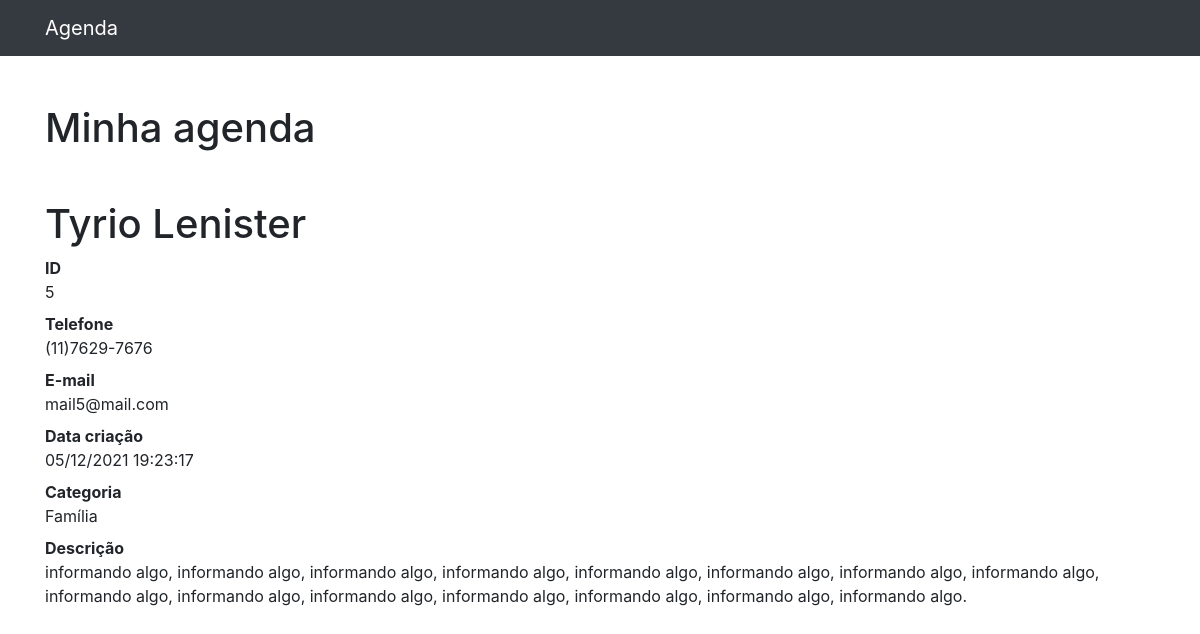
The page /5 on the database its author committed.
### contato/models.py (models this page shows, shortened)
class ContatoDj(models.Model):
    nome = models.CharField(max_length=255)
    sobreNome = models.CharField(max_length=255, blank=True)
    telefone = models.CharField(max_length=255)
    email = models.CharField(max_length=255, blank=True)
    data_criacao = models.DateTimeField(default=timezone.now)
    descricao = models.CharField(max_length=255, blank=True)
    categoria = models.ForeignKey(Categoria, on_delete=models.DO_NOTHING)
    exibir = models.BooleanField(default=True)

class Categoria(models.Model):
    nome = models.CharField(max_length=255)
    def __str__(self):
        return self.nome

### contato/views.py (the view)
# urls.py: path('<int:contato_id>', views.exibeContato, name='exibeContato'),
def exibeContato(request, contato_id):
    recebeDbContato = get_object_or_404(ContatoDj, id=contato_id)
    if not recebeDbContato.exibir:
        raise Http404()
    return render(request, 'contato/exibeContato.html', {
        'HtmlContato' : recebeDbContato
    })

### contato/templates/contato/exibeContato.html
{%extends 'djHtmlBase.html'%} {%block conteudo%}
<h1 class="mt-5">{{HtmlContato.nome}} {{HtmlContato.sobreNome}}</h1>
<dl>
  <dt>ID</dt>
  <dd>{{HtmlContato.id}}</dd>
  <dt>Telefone</dt>
  <dd>{{HtmlContato.telefone}}</dd>
  <dt>E-mail</dt>
  <dd>{{HtmlContato.email}}</dd>
  <dt>Data criação</dt>
  <dd>{{HtmlContato.data_criacao|date:'d/m/Y H:i:s'}}</dd>
  <dt>Categoria</dt>
  <dd>{{HtmlContato.categoria}}</dd>
  <dt>Descrição</dt>
  <dd>{{HtmlContato.descricao}}</dd>
</dl>
{%endblock%}

### rows shown on the page
ContatoDj: nome "Tyrio", sobreNome "Lenister", id "5", telefone "(11)7629-7676", email "mail5@mail.com", data_criacao "05/12/2021 19:23:17", categoria "Família", descricao "informando algo, informando algo, informando algo, informando algo, informando algo, informando algo, informando algo, informando algo, informando algo, informando algo, informando algo, informando algo, informando algo, informando algo, informando algo."
